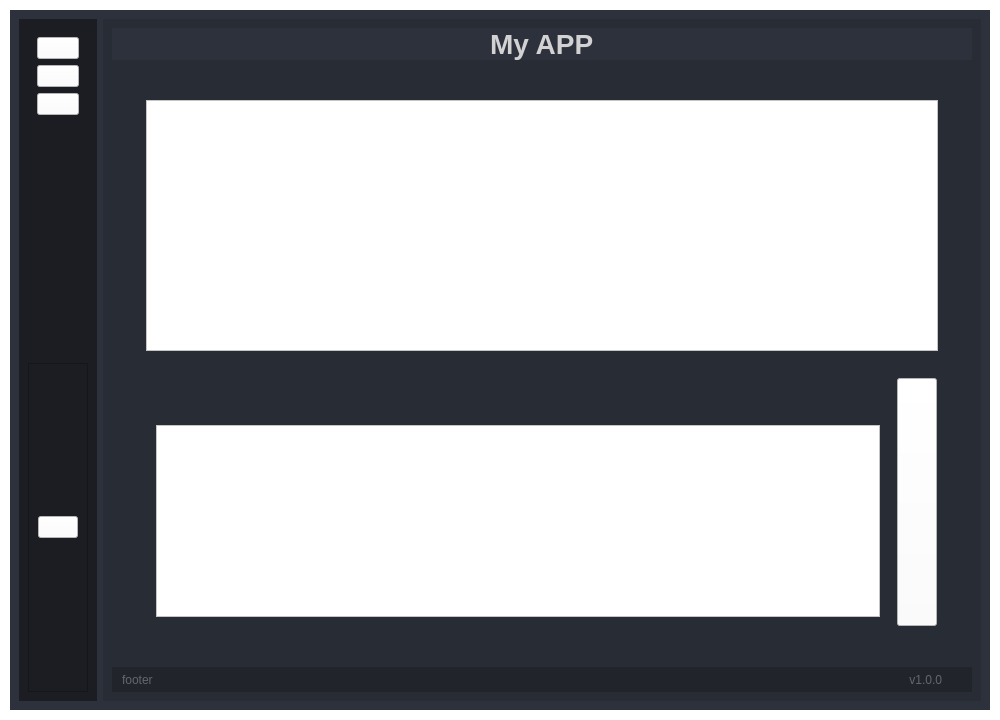
<?xml version="1.0" encoding="UTF-8"?>
<ui version="4.0">
 <author>Wanderson M. Pimenta</author>
 <class>MainWindow</class>
 <widget class="QMainWindow" name="MainWindow">
  <property name="geometry">
   <rect>
    <x>0</x>
    <y>0</y>
    <width>1000</width>
    <height>720</height>
   </rect>
  </property>
  <property name="minimumSize">
   <size>
    <width>1000</width>
    <height>720</height>
   </size>
  </property>
  <property name="palette">
   <palette>
    <active>
     <colorrole role="WindowText">
      <brush brushstyle="SolidPattern">
       <color alpha="255">
        <red>255</red>
        <green>255</green>
        <blue>255</blue>
       </color>
      </brush>
     </colorrole>
     <colorrole role="Button">
      <brush brushstyle="SolidPattern">
       <color alpha="0">
        <red>0</red>
        <green>0</green>
        <blue>0</blue>
       </color>
      </brush>
     </colorrole>
     <colorrole role="Light">
      <brush brushstyle="SolidPattern">
       <color alpha="255">
        <red>66</red>
        <green>73</green>
        <blue>90</blue>
       </color>
      </brush>
     </colorrole>
     <colorrole role="Midlight">
      <brush brushstyle="SolidPattern">
       <color alpha="255">
        <red>55</red>
        <green>61</green>
        <blue>75</blue>
       </color>
      </brush>
     </colorrole>
     <colorrole role="Dark">
      <brush brushstyle="SolidPattern">
       <color alpha="255">
        <red>22</red>
        <green>24</green>
        <blue>30</blue>
       </color>
      </brush>
     </colorrole>
     <colorrole role="Mid">
      <brush brushstyle="SolidPattern">
       <color alpha="255">
        <red>29</red>
        <green>32</green>
        <blue>40</blue>
       </color>
      </brush>
     </colorrole>
     <colorrole role="Text">
      <brush brushstyle="SolidPattern">
       <color alpha="255">
        <red>210</red>
        <green>210</green>
        <blue>210</blue>
       </color>
      </brush>
     </colorrole>
     <colorrole role="BrightText">
      <brush brushstyle="SolidPattern">
       <color alpha="255">
        <red>255</red>
        <green>255</green>
        <blue>255</blue>
       </color>
      </brush>
     </colorrole>
     <colorrole role="ButtonText">
      <brush brushstyle="SolidPattern">
       <color alpha="255">
        <red>255</red>
        <green>255</green>
        <blue>255</blue>
       </color>
      </brush>
     </colorrole>
     <colorrole role="Base">
      <brush brushstyle="SolidPattern">
       <color alpha="0">
        <red>0</red>
        <green>0</green>
        <blue>0</blue>
       </color>
      </brush>
     </colorrole>
     <colorrole role="Window">
      <brush brushstyle="SolidPattern">
       <color alpha="0">
        <red>0</red>
        <green>0</green>
        <blue>0</blue>
       </color>
      </brush>
     </colorrole>
     <colorrole role="Shadow">
      <brush brushstyle="SolidPattern">
       <color alpha="255">
        <red>0</red>
        <green>0</green>
        <blue>0</blue>
       </color>
      </brush>
     </colorrole>
     <colorrole role="Highlight">
      <brush brushstyle="SolidPattern">
       <color alpha="255">
        <red>85</red>
        <green>170</green>
        <blue>255</blue>
       </color>
      </brush>
     </colorrole>
     <colorrole role="Link">
      <brush brushstyle="SolidPattern">
       <color alpha="255">
        <red>85</red>
        <green>170</green>
        <blue>255</blue>
       </color>
      </brush>
     </colorrole>
     <colorrole role="LinkVisited">
      <brush brushstyle="SolidPattern">
       <color alpha="255">
        <red>255</red>
        <green>0</green>
        <blue>127</blue>
       </color>
      </brush>
     </colorrole>
     <colorrole role="AlternateBase">
      <brush brushstyle="SolidPattern">
       <color alpha="255">
        <red>22</red>
        <green>24</green>
        <blue>30</blue>
       </color>
      </brush>
     </colorrole>
     <colorrole role="ToolTipBase">
      <brush brushstyle="SolidPattern">
       <color alpha="255">
        <red>44</red>
        <green>49</green>
        <blue>60</blue>
       </color>
      </brush>
     </colorrole>
     <colorrole role="ToolTipText">
      <brush brushstyle="SolidPattern">
       <color alpha="255">
        <red>210</red>
        <green>210</green>
        <blue>210</blue>
       </color>
      </brush>
     </colorrole>
     <colorrole role="PlaceholderText">
      <brush brushstyle="NoBrush">
       <color alpha="128">
        <red>210</red>
        <green>210</green>
        <blue>210</blue>
       </color>
      </brush>
     </colorrole>
    </active>
    <inactive>
     <colorrole role="WindowText">
      <brush brushstyle="SolidPattern">
       <color alpha="255">
        <red>255</red>
        <green>255</green>
        <blue>255</blue>
       </color>
      </brush>
     </colorrole>
     <colorrole role="Button">
      <brush brushstyle="SolidPattern">
       <color alpha="0">
        <red>0</red>
        <green>0</green>
        <blue>0</blue>
       </color>
      </brush>
     </colorrole>
     <colorrole role="Light">
      <brush brushstyle="SolidPattern">
       <color alpha="255">
        <red>66</red>
        <green>73</green>
        <blue>90</blue>
       </color>
      </brush>
     </colorrole>
     <colorrole role="Midlight">
      <brush brushstyle="SolidPattern">
       <color alpha="255">
        <red>55</red>
        <green>61</green>
        <blue>75</blue>
       </color>
      </brush>
     </colorrole>
     <colorrole role="Dark">
      <brush brushstyle="SolidPattern">
       <color alpha="255">
        <red>22</red>
        <green>24</green>
        <blue>30</blue>
       </color>
      </brush>
     </colorrole>
     <colorrole role="Mid">
      <brush brushstyle="SolidPattern">
       <color alpha="255">
        <red>29</red>
        <green>32</green>
        <blue>40</blue>
       </color>
      </brush>
     </colorrole>
     <colorrole role="Text">
      <brush brushstyle="SolidPattern">
       <color alpha="255">
        <red>210</red>
        <green>210</green>
        <blue>210</blue>
       </color>
      </brush>
     </colorrole>
     <colorrole role="BrightText">
      <brush brushstyle="SolidPattern">
       <color alpha="255">
        <red>255</red>
        <green>255</green>
        <blue>255</blue>
       </color>
      </brush>
     </colorrole>
     <colorrole role="ButtonText">
      <brush brushstyle="SolidPattern">
       <color alpha="255">
        <red>255</red>
        <green>255</green>
        <blue>255</blue>
       </color>
      </brush>
     </colorrole>
     <colorrole role="Base">
      <brush brushstyle="SolidPattern">
       <color alpha="0">
        <red>0</red>
        <green>0</green>
        <blue>0</blue>
       </color>
      </brush>
     </colorrole>
     <colorrole role="Window">
      <brush brushstyle="SolidPattern">
       <color alpha="0">
        <red>0</red>
        <green>0</green>
        <blue>0</blue>
       </color>
      </brush>
     </colorrole>
     <colorrole role="Shadow">
      <brush brushstyle="SolidPattern">
       <color alpha="255">
        <red>0</red>
        <green>0</green>
        <blue>0</blue>
       </color>
      </brush>
     </colorrole>
     <colorrole role="Highlight">
      <brush brushstyle="SolidPattern">
       <color alpha="255">
        <red>85</red>
        <green>170</green>
        <blue>255</blue>
       </color>
      </brush>
     </colorrole>
     <colorrole role="Link">
      <brush brushstyle="SolidPattern">
       <color alpha="255">
        <red>85</red>
        <green>170</green>
        <blue>255</blue>
       </color>
      </brush>
     </colorrole>
     <colorrole role="LinkVisited">
      <brush brushstyle="SolidPattern">
       <color alpha="255">
        <red>255</red>
        <green>0</green>
        <blue>127</blue>
       </color>
      </brush>
     </colorrole>
     <colorrole role="AlternateBase">
      <brush brushstyle="SolidPattern">
       <color alpha="255">
        <red>22</red>
        <green>24</green>
        <blue>30</blue>
       </color>
      </brush>
     </colorrole>
     <colorrole role="ToolTipBase">
      <brush brushstyle="SolidPattern">
       <color alpha="255">
        <red>44</red>
        <green>49</green>
        <blue>60</blue>
       </color>
      </brush>
     </colorrole>
     <colorrole role="ToolTipText">
      <brush brushstyle="SolidPattern">
       <color alpha="255">
        <red>210</red>
        <green>210</green>
        <blue>210</blue>
       </color>
      </brush>
     </colorrole>
     <colorrole role="PlaceholderText">
      <brush brushstyle="NoBrush">
       <color alpha="128">
        <red>210</red>
        <green>210</green>
        <blue>210</blue>
       </color>
      </brush>
     </colorrole>
    </inactive>
    <disabled>
     <colorrole role="WindowText">
      <brush brushstyle="SolidPattern">
       <color alpha="255">
        <red>22</red>
        <green>24</green>
        <blue>30</blue>
       </color>
      </brush>
     </colorrole>
     <colorrole role="Button">
      <brush brushstyle="SolidPattern">
       <color alpha="0">
        <red>0</red>
        <green>0</green>
        <blue>0</blue>
       </color>
      </brush>
     </colorrole>
     <colorrole role="Light">
      <brush brushstyle="SolidPattern">
       <color alpha="255">
        <red>66</red>
        <green>73</green>
        <blue>90</blue>
       </color>
      </brush>
     </colorrole>
     <colorrole role="Midlight">
      <brush brushstyle="SolidPattern">
       <color alpha="255">
        <red>55</red>
        <green>61</green>
        <blue>75</blue>
       </color>
      </brush>
     </colorrole>
     <colorrole role="Dark">
      <brush brushstyle="SolidPattern">
       <color alpha="255">
        <red>22</red>
        <green>24</green>
        <blue>30</blue>
       </color>
      </brush>
     </colorrole>
     <colorrole role="Mid">
      <brush brushstyle="SolidPattern">
       <color alpha="255">
        <red>29</red>
        <green>32</green>
        <blue>40</blue>
       </color>
      </brush>
     </colorrole>
     <colorrole role="Text">
      <brush brushstyle="SolidPattern">
       <color alpha="255">
        <red>22</red>
        <green>24</green>
        <blue>30</blue>
       </color>
      </brush>
     </colorrole>
     <colorrole role="BrightText">
      <brush brushstyle="SolidPattern">
       <color alpha="255">
        <red>255</red>
        <green>255</green>
        <blue>255</blue>
       </color>
      </brush>
     </colorrole>
     <colorrole role="ButtonText">
      <brush brushstyle="SolidPattern">
       <color alpha="255">
        <red>22</red>
        <green>24</green>
        <blue>30</blue>
       </color>
      </brush>
     </colorrole>
     <colorrole role="Base">
      <brush brushstyle="SolidPattern">
       <color alpha="0">
        <red>0</red>
        <green>0</green>
        <blue>0</blue>
       </color>
      </brush>
     </colorrole>
     <colorrole role="Window">
      <brush brushstyle="SolidPattern">
       <color alpha="0">
        <red>0</red>
        <green>0</green>
        <blue>0</blue>
       </color>
      </brush>
     </colorrole>
     <colorrole role="Shadow">
      <brush brushstyle="SolidPattern">
       <color alpha="255">
        <red>0</red>
        <green>0</green>
        <blue>0</blue>
       </color>
      </brush>
     </colorrole>
     <colorrole role="Highlight">
      <brush brushstyle="SolidPattern">
       <color alpha="255">
        <red>51</red>
        <green>153</green>
        <blue>255</blue>
       </color>
      </brush>
     </colorrole>
     <colorrole role="Link">
      <brush brushstyle="SolidPattern">
       <color alpha="255">
        <red>85</red>
        <green>170</green>
        <blue>255</blue>
       </color>
      </brush>
     </colorrole>
     <colorrole role="LinkVisited">
      <brush brushstyle="SolidPattern">
       <color alpha="255">
        <red>255</red>
        <green>0</green>
        <blue>127</blue>
       </color>
      </brush>
     </colorrole>
     <colorrole role="AlternateBase">
      <brush brushstyle="SolidPattern">
       <color alpha="255">
        <red>44</red>
        <green>49</green>
        <blue>60</blue>
       </color>
      </brush>
     </colorrole>
     <colorrole role="ToolTipBase">
      <brush brushstyle="SolidPattern">
       <color alpha="255">
        <red>44</red>
        <green>49</green>
        <blue>60</blue>
       </color>
      </brush>
     </colorrole>
     <colorrole role="ToolTipText">
      <brush brushstyle="SolidPattern">
       <color alpha="255">
        <red>210</red>
        <green>210</green>
        <blue>210</blue>
       </color>
      </brush>
     </colorrole>
     <colorrole role="PlaceholderText">
      <brush brushstyle="NoBrush">
       <color alpha="128">
        <red>210</red>
        <green>210</green>
        <blue>210</blue>
       </color>
      </brush>
     </colorrole>
    </disabled>
   </palette>
  </property>
  <property name="font">
   <font>
    <family>Segoe UI</family>
    <pointsize>10</pointsize>
   </font>
  </property>
  <property name="windowTitle">
   <string>MainWindowTitle</string>
  </property>
  <property name="styleSheet">
   <string notr="true">QMainWindow {background: transparent; }
QToolTip {
	color: #ffffff;
	background-color: rgba(27, 29, 35, 160);
	border: 1px solid rgb(100, 100, 100);
}</string>
  </property>
  <widget class="QWidget" name="centralwidget">
   <property name="styleSheet">
    <string notr="true">background: transparent;
color: rgb(210, 210, 210);</string>
   </property>
   <layout class="QHBoxLayout" name="horizontalLayout">
    <property name="spacing">
     <number>0</number>
    </property>
    <property name="leftMargin">
     <number>10</number>
    </property>
    <property name="topMargin">
     <number>10</number>
    </property>
    <property name="rightMargin">
     <number>10</number>
    </property>
    <property name="bottomMargin">
     <number>10</number>
    </property>
    <item>
     <widget class="QFrame" name="main_container">
      <property name="styleSheet">
       <string notr="true">background-color: rgb(44, 49, 60);</string>
      </property>
      <property name="frameShape">
       <enum>QFrame::NoFrame</enum>
      </property>
      <property name="frameShadow">
       <enum>QFrame::Raised</enum>
      </property>
      <layout class="QHBoxLayout" name="horizontalLayout_4">
       <item alignment="Qt::AlignHCenter">
        <widget class="QFrame" name="menu_container">
         <property name="sizePolicy">
          <sizepolicy hsizetype="Preferred" vsizetype="Preferred">
           <horstretch>0</horstretch>
           <verstretch>0</verstretch>
          </sizepolicy>
         </property>
         <property name="minimumSize">
          <size>
           <width>0</width>
           <height>0</height>
          </size>
         </property>
         <property name="maximumSize">
          <size>
           <width>16777215</width>
           <height>16777215</height>
          </size>
         </property>
         <property name="layoutDirection">
          <enum>Qt::LeftToRight</enum>
         </property>
         <property name="styleSheet">
          <string notr="true">
background-color: rgb(27, 29, 35);</string>
         </property>
         <property name="frameShape">
          <enum>QFrame::NoFrame</enum>
         </property>
         <property name="frameShadow">
          <enum>QFrame::Raised</enum>
         </property>
         <layout class="QVBoxLayout" name="verticalLayout">
          <item alignment="Qt::AlignTop">
           <widget class="QFrame" name="menu_frame">
            <property name="frameShape">
             <enum>QFrame::NoFrame</enum>
            </property>
            <property name="frameShadow">
             <enum>QFrame::Raised</enum>
            </property>
            <layout class="QVBoxLayout" name="verticalLayout_5">
             <item>
              <widget class="QPushButton" name="menu_button">
               <property name="sizePolicy">
                <sizepolicy hsizetype="Expanding" vsizetype="Fixed">
                 <horstretch>0</horstretch>
                 <verstretch>0</verstretch>
                </sizepolicy>
               </property>
               <property name="minimumSize">
                <size>
                 <width>0</width>
                 <height>0</height>
                </size>
               </property>
               <property name="font">
                <font>
                 <family>Segoe UI</family>
                </font>
               </property>
               <property name="layoutDirection">
                <enum>Qt::LeftToRight</enum>
               </property>
               <property name="styleSheet">
                <string notr="true">background-color: rgb(255, 255, 255);</string>
               </property>
               <property name="text">
                <string/>
               </property>
               <property name="icon">
                <iconset>
                 <normaloff>icons/menu.svg</normaloff>icons/menu.svg</iconset>
               </property>
               <property name="iconSize">
                <size>
                 <width>33</width>
                 <height>32</height>
                </size>
               </property>
              </widget>
             </item>
             <item>
              <widget class="QPushButton" name="home_button">
               <property name="sizePolicy">
                <sizepolicy hsizetype="Expanding" vsizetype="Fixed">
                 <horstretch>0</horstretch>
                 <verstretch>0</verstretch>
                </sizepolicy>
               </property>
               <property name="minimumSize">
                <size>
                 <width>0</width>
                 <height>0</height>
                </size>
               </property>
               <property name="font">
                <font>
                 <family>Segoe UI</family>
                </font>
               </property>
               <property name="layoutDirection">
                <enum>Qt::LeftToRight</enum>
               </property>
               <property name="styleSheet">
                <string notr="true">
background-color: rgb(255, 255, 255);</string>
               </property>
               <property name="text">
                <string/>
               </property>
               <property name="icon">
                <iconset>
                 <normaloff>icons/home.svg</normaloff>icons/home.svg</iconset>
               </property>
               <property name="iconSize">
                <size>
                 <width>32</width>
                 <height>32</height>
                </size>
               </property>
              </widget>
             </item>
             <item>
              <widget class="QPushButton" name="chat_button">
               <property name="sizePolicy">
                <sizepolicy hsizetype="Expanding" vsizetype="Fixed">
                 <horstretch>0</horstretch>
                 <verstretch>0</verstretch>
                </sizepolicy>
               </property>
               <property name="minimumSize">
                <size>
                 <width>0</width>
                 <height>0</height>
                </size>
               </property>
               <property name="font">
                <font>
                 <family>Segoe UI</family>
                </font>
               </property>
               <property name="layoutDirection">
                <enum>Qt::LeftToRight</enum>
               </property>
               <property name="styleSheet">
                <string notr="true">
background-color: rgb(255, 255, 255);</string>
               </property>
               <property name="text">
                <string/>
               </property>
               <property name="icon">
                <iconset>
                 <normaloff>icons/message.svg</normaloff>icons/message.svg</iconset>
               </property>
               <property name="iconSize">
                <size>
                 <width>32</width>
                 <height>32</height>
                </size>
               </property>
              </widget>
             </item>
            </layout>
           </widget>
          </item>
          <item>
           <widget class="QFrame" name="extra_menu_frame">
            <property name="frameShape">
             <enum>QFrame::StyledPanel</enum>
            </property>
            <property name="frameShadow">
             <enum>QFrame::Raised</enum>
            </property>
            <layout class="QVBoxLayout" name="verticalLayout_3">
             <item>
              <widget class="QPushButton" name="settings_button">
               <property name="sizePolicy">
                <sizepolicy hsizetype="Expanding" vsizetype="Fixed">
                 <horstretch>0</horstretch>
                 <verstretch>0</verstretch>
                </sizepolicy>
               </property>
               <property name="minimumSize">
                <size>
                 <width>0</width>
                 <height>0</height>
                </size>
               </property>
               <property name="font">
                <font>
                 <family>Segoe UI</family>
                </font>
               </property>
               <property name="layoutDirection">
                <enum>Qt::LeftToRight</enum>
               </property>
               <property name="styleSheet">
                <string notr="true">
background-color: rgb(255, 255, 255);</string>
               </property>
               <property name="text">
                <string/>
               </property>
               <property name="icon">
                <iconset>
                 <normaloff>icons/settings.svg</normaloff>icons/settings.svg</iconset>
               </property>
               <property name="iconSize">
                <size>
                 <width>32</width>
                 <height>32</height>
                </size>
               </property>
              </widget>
             </item>
            </layout>
           </widget>
          </item>
         </layout>
        </widget>
       </item>
       <item>
        <widget class="QFrame" name="content_container">
         <property name="styleSheet">
          <string notr="true">background-color: rgb(40, 44, 52);</string>
         </property>
         <property name="frameShape">
          <enum>QFrame::NoFrame</enum>
         </property>
         <property name="frameShadow">
          <enum>QFrame::Raised</enum>
         </property>
         <layout class="QVBoxLayout" name="verticalLayout_4">
          <item>
           <widget class="QFrame" name="header_container">
            <property name="maximumSize">
             <size>
              <width>16777215</width>
              <height>60</height>
             </size>
            </property>
            <property name="styleSheet">
             <string notr="true">background-color: transparent;</string>
            </property>
            <property name="frameShape">
             <enum>QFrame::NoFrame</enum>
            </property>
            <property name="frameShadow">
             <enum>QFrame::Raised</enum>
            </property>
            <layout class="QHBoxLayout" name="horizontalLayout_3">
             <property name="spacing">
              <number>0</number>
             </property>
             <property name="leftMargin">
              <number>0</number>
             </property>
             <property name="topMargin">
              <number>0</number>
             </property>
             <property name="rightMargin">
              <number>0</number>
             </property>
             <property name="bottomMargin">
              <number>0</number>
             </property>
             <item>
              <widget class="QFrame" name="header_frame">
               <property name="styleSheet">
                <string notr="true">
background-color: rgb(44, 49, 60);</string>
               </property>
               <property name="frameShape">
                <enum>QFrame::NoFrame</enum>
               </property>
               <property name="frameShadow">
                <enum>QFrame::Raised</enum>
               </property>
               <layout class="QVBoxLayout" name="verticalLayout_2">
                <property name="spacing">
                 <number>0</number>
                </property>
                <property name="leftMargin">
                 <number>0</number>
                </property>
                <property name="topMargin">
                 <number>0</number>
                </property>
                <property name="rightMargin">
                 <number>0</number>
                </property>
                <property name="bottomMargin">
                 <number>0</number>
                </property>
                <item alignment="Qt::AlignHCenter">
                 <widget class="QLabel" name="header_label">
                  <property name="font">
                   <font>
                    <pointsize>21</pointsize>
                    <weight>75</weight>
                    <bold>true</bold>
                   </font>
                  </property>
                  <property name="text">
                   <string>My APP</string>
                  </property>
                 </widget>
                </item>
               </layout>
              </widget>
             </item>
            </layout>
           </widget>
          </item>
          <item>
           <widget class="QFrame" name="body_container">
            <property name="frameShape">
             <enum>QFrame::NoFrame</enum>
            </property>
            <property name="frameShadow">
             <enum>QFrame::Raised</enum>
            </property>
            <layout class="QVBoxLayout" name="verticalLayout_9">
             <property name="spacing">
              <number>0</number>
             </property>
             <property name="leftMargin">
              <number>5</number>
             </property>
             <property name="topMargin">
              <number>5</number>
             </property>
             <property name="rightMargin">
              <number>5</number>
             </property>
             <property name="bottomMargin">
              <number>5</number>
             </property>
             <item>
              <widget class="QStackedWidget" name="stackedWidget">
               <property name="sizePolicy">
                <sizepolicy hsizetype="Minimum" vsizetype="Minimum">
                 <horstretch>0</horstretch>
                 <verstretch>0</verstretch>
                </sizepolicy>
               </property>
               <property name="styleSheet">
                <string notr="true">background: transparent;</string>
               </property>
               <property name="currentIndex">
                <number>1</number>
               </property>
               <widget class="QWidget" name="home_page">
                <layout class="QVBoxLayout" name="verticalLayout_10">
                 <item>
                  <widget class="QLabel" name="label_6">
                   <property name="font">
                    <font>
                     <family>Segoe UI</family>
                     <pointsize>40</pointsize>
                    </font>
                   </property>
                   <property name="text">
                    <string>HOME</string>
                   </property>
                   <property name="alignment">
                    <set>Qt::AlignCenter</set>
                   </property>
                  </widget>
                 </item>
                </layout>
               </widget>
               <widget class="QWidget" name="chat_page">
                <layout class="QVBoxLayout" name="verticalLayout_6">
                 <item>
                  <widget class="QFrame" name="chat_frame">
                   <property name="frameShape">
                    <enum>QFrame::StyledPanel</enum>
                   </property>
                   <property name="frameShadow">
                    <enum>QFrame::Raised</enum>
                   </property>
                   <layout class="QVBoxLayout" name="verticalLayout_7">
                    <item>
                     <widget class="QFrame" name="chat_bottom_frame">
                      <property name="frameShape">
                       <enum>QFrame::StyledPanel</enum>
                      </property>
                      <property name="frameShadow">
                       <enum>QFrame::Raised</enum>
                      </property>
                      <layout class="QVBoxLayout" name="verticalLayout_8">
                       <item>
                        <widget class="QTextBrowser" name="textBrowser">
                         <property name="sizePolicy">
                          <sizepolicy hsizetype="Preferred" vsizetype="Preferred">
                           <horstretch>0</horstretch>
                           <verstretch>0</verstretch>
                          </sizepolicy>
                         </property>
                         <property name="styleSheet">
                          <string notr="true">background-color: rgb(255, 255, 255);</string>
                         </property>
                        </widget>
                       </item>
                      </layout>
                     </widget>
                    </item>
                    <item>
                     <widget class="QFrame" name="chat_top_frame">
                      <property name="frameShape">
                       <enum>QFrame::StyledPanel</enum>
                      </property>
                      <property name="frameShadow">
                       <enum>QFrame::Raised</enum>
                      </property>
                      <layout class="QHBoxLayout" name="horizontalLayout_5">
                       <item>
                        <widget class="QFrame" name="frame_3">
                         <property name="frameShape">
                          <enum>QFrame::StyledPanel</enum>
                         </property>
                         <property name="frameShadow">
                          <enum>QFrame::Raised</enum>
                         </property>
                         <layout class="QHBoxLayout" name="horizontalLayout_2">
                          <item alignment="Qt::AlignBottom">
                           <widget class="QTextEdit" name="textEdit_2">
                            <property name="sizePolicy">
                             <sizepolicy hsizetype="MinimumExpanding" vsizetype="Preferred">
                              <horstretch>0</horstretch>
                              <verstretch>0</verstretch>
                             </sizepolicy>
                            </property>
                            <property name="styleSheet">
                             <string notr="true">background-color: rgb(255, 255, 255);</string>
                            </property>
                           </widget>
                          </item>
                         </layout>
                        </widget>
                       </item>
                       <item>
                        <widget class="QFrame" name="frame_2">
                         <property name="sizePolicy">
                          <sizepolicy hsizetype="Preferred" vsizetype="Preferred">
                           <horstretch>0</horstretch>
                           <verstretch>0</verstretch>
                          </sizepolicy>
                         </property>
                         <property name="maximumSize">
                          <size>
                           <width>16777215</width>
                           <height>16777215</height>
                          </size>
                         </property>
                         <property name="frameShape">
                          <enum>QFrame::StyledPanel</enum>
                         </property>
                         <property name="frameShadow">
                          <enum>QFrame::Raised</enum>
                         </property>
                         <layout class="QVBoxLayout" name="verticalLayout_11">
                          <property name="spacing">
                           <number>0</number>
                          </property>
                          <property name="leftMargin">
                           <number>0</number>
                          </property>
                          <property name="topMargin">
                           <number>0</number>
                          </property>
                          <property name="rightMargin">
                           <number>0</number>
                          </property>
                          <property name="bottomMargin">
                           <number>0</number>
                          </property>
                          <item>
                           <widget class="QPushButton" name="pushButton_2">
                            <property name="enabled">
                             <bool>true</bool>
                            </property>
                            <property name="sizePolicy">
                             <sizepolicy hsizetype="Preferred" vsizetype="Preferred">
                              <horstretch>0</horstretch>
                              <verstretch>0</verstretch>
                             </sizepolicy>
                            </property>
                            <property name="maximumSize">
                             <size>
                              <width>16777215</width>
                              <height>16777215</height>
                             </size>
                            </property>
                            <property name="styleSheet">
                             <string notr="true">background-color: rgb(255, 255, 255);</string>
                            </property>
                            <property name="text">
                             <string/>
                            </property>
                            <property name="icon">
                             <iconset>
                              <normaloff>icons/send.svg</normaloff>icons/send.svg</iconset>
                            </property>
                            <property name="iconSize">
                             <size>
                              <width>32</width>
                              <height>32</height>
                             </size>
                            </property>
                           </widget>
                          </item>
                         </layout>
                        </widget>
                       </item>
                      </layout>
                     </widget>
                    </item>
                   </layout>
                  </widget>
                 </item>
                </layout>
               </widget>
               <widget class="QWidget" name="settings_page">
                <widget class="QLabel" name="label_8">
                 <property name="geometry">
                  <rect>
                   <x>9</x>
                   <y>9</y>
                   <width>230</width>
                   <height>71</height>
                  </rect>
                 </property>
                 <property name="font">
                  <font>
                   <family>Segoe UI</family>
                   <pointsize>40</pointsize>
                  </font>
                 </property>
                 <property name="text">
                  <string>SETTINGS</string>
                 </property>
                 <property name="alignment">
                  <set>Qt::AlignCenter</set>
                 </property>
                </widget>
               </widget>
              </widget>
             </item>
            </layout>
           </widget>
          </item>
          <item>
           <widget class="QFrame" name="footer_container">
            <property name="minimumSize">
             <size>
              <width>0</width>
              <height>25</height>
             </size>
            </property>
            <property name="maximumSize">
             <size>
              <width>16777215</width>
              <height>25</height>
             </size>
            </property>
            <property name="styleSheet">
             <string notr="true">background-color: rgb(33, 37, 43);</string>
            </property>
            <property name="frameShape">
             <enum>QFrame::NoFrame</enum>
            </property>
            <property name="frameShadow">
             <enum>QFrame::Raised</enum>
            </property>
            <layout class="QHBoxLayout" name="horizontalLayout_6">
             <property name="spacing">
              <number>0</number>
             </property>
             <property name="leftMargin">
              <number>0</number>
             </property>
             <property name="topMargin">
              <number>0</number>
             </property>
             <property name="rightMargin">
              <number>0</number>
             </property>
             <property name="bottomMargin">
              <number>0</number>
             </property>
             <item>
              <widget class="QFrame" name="frame_label_bottom">
               <property name="frameShape">
                <enum>QFrame::NoFrame</enum>
               </property>
               <property name="frameShadow">
                <enum>QFrame::Raised</enum>
               </property>
               <layout class="QHBoxLayout" name="horizontalLayout_7">
                <property name="spacing">
                 <number>0</number>
                </property>
                <property name="leftMargin">
                 <number>10</number>
                </property>
                <property name="topMargin">
                 <number>0</number>
                </property>
                <property name="rightMargin">
                 <number>10</number>
                </property>
                <property name="bottomMargin">
                 <number>0</number>
                </property>
                <item>
                 <widget class="QLabel" name="footer_label">
                  <property name="font">
                   <font>
                    <family>Segoe UI</family>
                   </font>
                  </property>
                  <property name="styleSheet">
                   <string notr="true">color: rgb(98, 103, 111);</string>
                  </property>
                  <property name="text">
                   <string>footer</string>
                  </property>
                 </widget>
                </item>
                <item>
                 <widget class="QLabel" name="footer_version_label">
                  <property name="maximumSize">
                   <size>
                    <width>16777215</width>
                    <height>16777215</height>
                   </size>
                  </property>
                  <property name="font">
                   <font>
                    <family>Segoe UI</family>
                   </font>
                  </property>
                  <property name="styleSheet">
                   <string notr="true">color: rgb(98, 103, 111);</string>
                  </property>
                  <property name="text">
                   <string>v1.0.0</string>
                  </property>
                  <property name="alignment">
                   <set>Qt::AlignRight|Qt::AlignTrailing|Qt::AlignVCenter</set>
                  </property>
                 </widget>
                </item>
               </layout>
              </widget>
             </item>
             <item>
              <widget class="QFrame" name="footer_frame_size_grip">
               <property name="maximumSize">
                <size>
                 <width>20</width>
                 <height>20</height>
                </size>
               </property>
               <property name="styleSheet">
                <string notr="true">QSizeGrip {
	background-image: url(:/16x16/icons/16x16/cil-size-grip.png);
	background-position: center;
	background-repeat: no-reperat;
}</string>
               </property>
               <property name="frameShape">
                <enum>QFrame::NoFrame</enum>
               </property>
               <property name="frameShadow">
                <enum>QFrame::Raised</enum>
               </property>
              </widget>
             </item>
            </layout>
           </widget>
          </item>
         </layout>
        </widget>
       </item>
      </layout>
     </widget>
    </item>
   </layout>
  </widget>
 </widget>
 <resources/>
 <connections/>
</ui>
